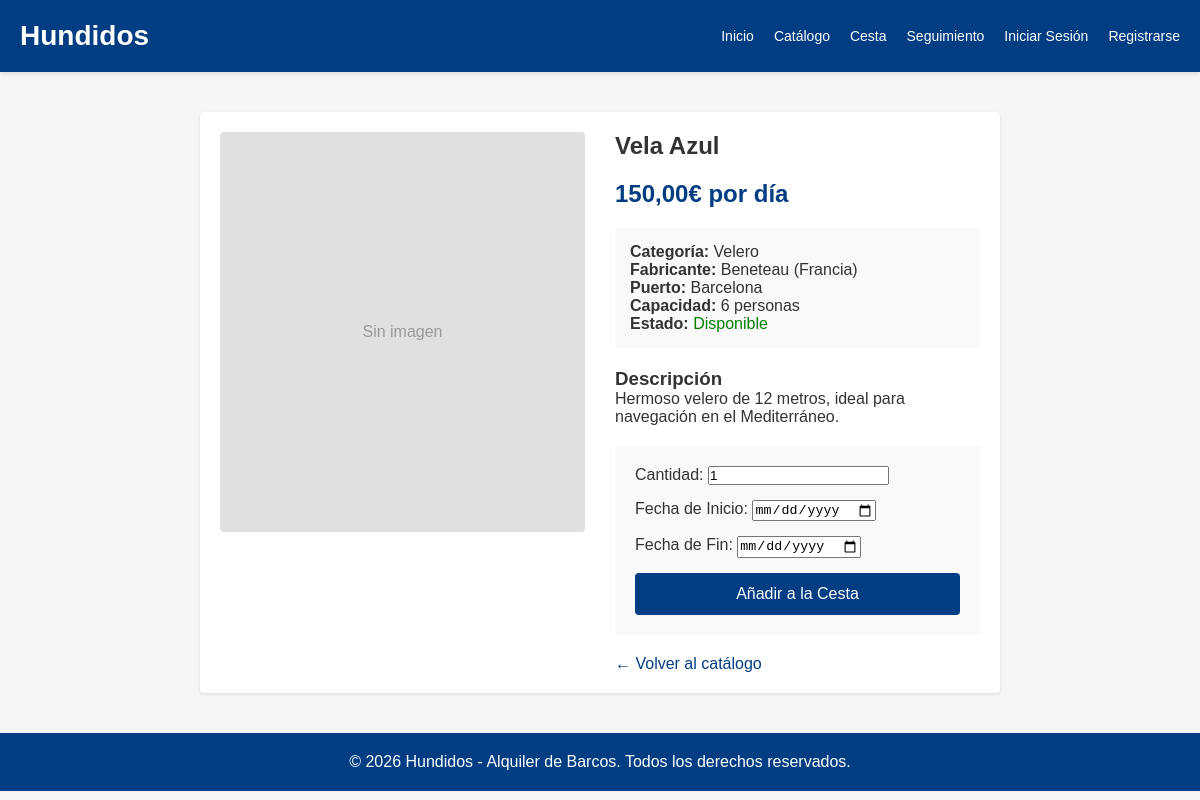
The page /barcos/1/ on the database its author committed.
### catalog/models.py (models this page shows, shortened)
class Barco(models.Model):
    nombre = models.CharField(max_length=120)
    categoria = models.ForeignKey(Categoria, on_delete=models.PROTECT)
    puerto = models.ForeignKey(Puerto, on_delete=models.PROTECT)
    fabricante = models.ForeignKey(Fabricante, on_delete=models.PROTECT)
    precio_dia = models.DecimalField(max_digits=8, decimal_places=2)
    capacidad = models.PositiveIntegerField()
    imagen = models.ImageField(upload_to='barcos/', blank=True, null=True)
    descripcion = models.TextField(blank=True)
    disponible = models.BooleanField(default=True)
    created_at = models.DateTimeField(auto_now_add=True)
    updated_at = models.DateTimeField(auto_now=True)
    class Meta:
        verbose_name_plural = 'Barcos'

class Categoria(models.Model):
    nombre = models.CharField(max_length=120, unique=True)
    descripcion = models.TextField(blank=True)
    class Meta:
        verbose_name_plural = 'Categorías'

class Fabricante(models.Model):
    nombre = models.CharField(max_length=120, unique=True)
    pais = models.CharField(max_length=120, blank=True)
    class Meta:
        verbose_name_plural = 'Fabricantes'

class Puerto(models.Model):
    nombre = models.CharField(max_length=120, unique=True)
    ubicacion = models.CharField(max_length=200, blank=True)
    class Meta:
        verbose_name_plural = 'Puertos'

### catalog/views.py (the view)
# urls.py: path('barcos/<int:id>/', views.BarcoDetailView.as_view(), name='barco_detail'),
class BarcoDetailView(DetailView):
    model = Barco
    template_name = 'catalog/detail.html'
    context_object_name = 'barco'
    pk_url_kwarg = 'id'

### templates/catalog/detail.html (shortened to what this page needs)
{% extends 'base.html' %}
{% block content %}
<div class="container" style="max-width: 800px; margin: 40px auto;">
    <div style="display: grid; grid-template-columns: 1fr 1fr; gap: 30px;">
        <div>
            {% if barco.imagen %}
                <img src="{{ barco.imagen.url }}" alt="{{ barco.nombre }}" style="width: 100%; border-radius: 4px;">
            {% else %}
                <div style="width: 100%; height: 400px; background-color: #e0e0e0; display: flex; align-items: center; justify-content: center; color: #999; border-radius: 4px;">Sin imagen</div>
            {% endif %}
        </div>
        <div>
            <h2>{{ barco.nombre }}</h2>
            <p style="font-size: 24px; color: #003d82; font-weight: bold; margin: 20px 0;">{{ barco.precio_dia }}€ por día</p>
            <div style="background-color: #f9f9f9; padding: 15px; border-radius: 4px; margin-bottom: 20px;">
                <p><strong>Categoría:</strong> {{ barco.categoria.nombre }}</p>
                <p><strong>Fabricante:</strong> {{ barco.fabricante.nombre }} {% if barco.fabricante.pais %}({{ barco.fabricante.pais }}){% endif %}</p>
                <p><strong>Puerto:</strong> {{ barco.puerto.nombre }}</p>
                <p><strong>Capacidad:</strong> {{ barco.capacidad }} personas</p>
                <p><strong>Estado:</strong> {% if barco.disponible %}<span style="color: green;">Disponible</span>{% else %}<span style="color: red;">No disponible</span>{% endif %}</p>
            </div>
            {% if barco.descripcion %}
                <div style="margin-bottom: 20px;">
                    <h3>Descripción</h3>
                    <p>{{ barco.descripcion }}</p>
                </div>
            {% endif %}
            {% if barco.disponible %}
                <form method="post" action="{% url 'reservations:add_to_cart' %}" style="background-color: #f9f9f9; padding: 20px; border-radius: 4px;">
                    <div style="margin-bottom: 15px;">
                        <label for="cantidad">Cantidad:</label>
                        <input type="number" name="cantidad" id="cantidad" value="1" min="1" required>
                    </div>
                    <div style="margin-bottom: 15px;">
                        <label for="fecha_inicio">Fecha de Inicio:</label>
                        <input type="date" name="fecha_inicio" id="fecha_inicio" required>
                    </div>
                    <div style="margin-bottom: 15px;">
                        <label for="fecha_fin">Fecha de Fin:</label>
                        <input type="date" name="fecha_fin" id="fecha_fin" required>
                    </div>
                    <button type="submit" style="background-color: #003d82; color: white; padding: 12px 30px; border: none; border-radius: 4px; cursor: pointer; font-size: 16px; width: 100%;">Añadir a la Cesta</button>
                </form>
            {% else %}
                <div style="background-color: #ffcccc; color: #cc0000; padding: 15px; border-radius: 4px; text-align: center;">
                    <p>Este barco no está disponible en este momento.</p>
                </div>
            {% endif %}
            <a href="{% url 'catalog:barco_list' %}" style="display: inline-block; margin-top: 20px; color: #003d82; text-decoration: none;">← Volver al catálogo</a>
        </div>
    </div>
</div>
{% endblock %}

### templates/base.html (style rules this page uses)
* { margin: 0; padding: 0; box-sizing: border-box; }
body { font-family: Arial, sans-serif; background-color: #f5f5f5; color: #333; }
.container { background-color: white; padding: 20px; border-radius: 4px; box-shadow: 0 1px 3px rgba(0,0,0,0.1); }

### rows shown on the page
Barco: nombre "Vela Azul", precio_dia "150,00", categoria.nombre "Velero", fabricante.nombre "Beneteau", fabricante.pais "Francia", puerto.nombre "Barcelona", capacidad "6", descripcion "Hermoso velero de 12 metros, ideal para navegación en el Mediterráneo."
